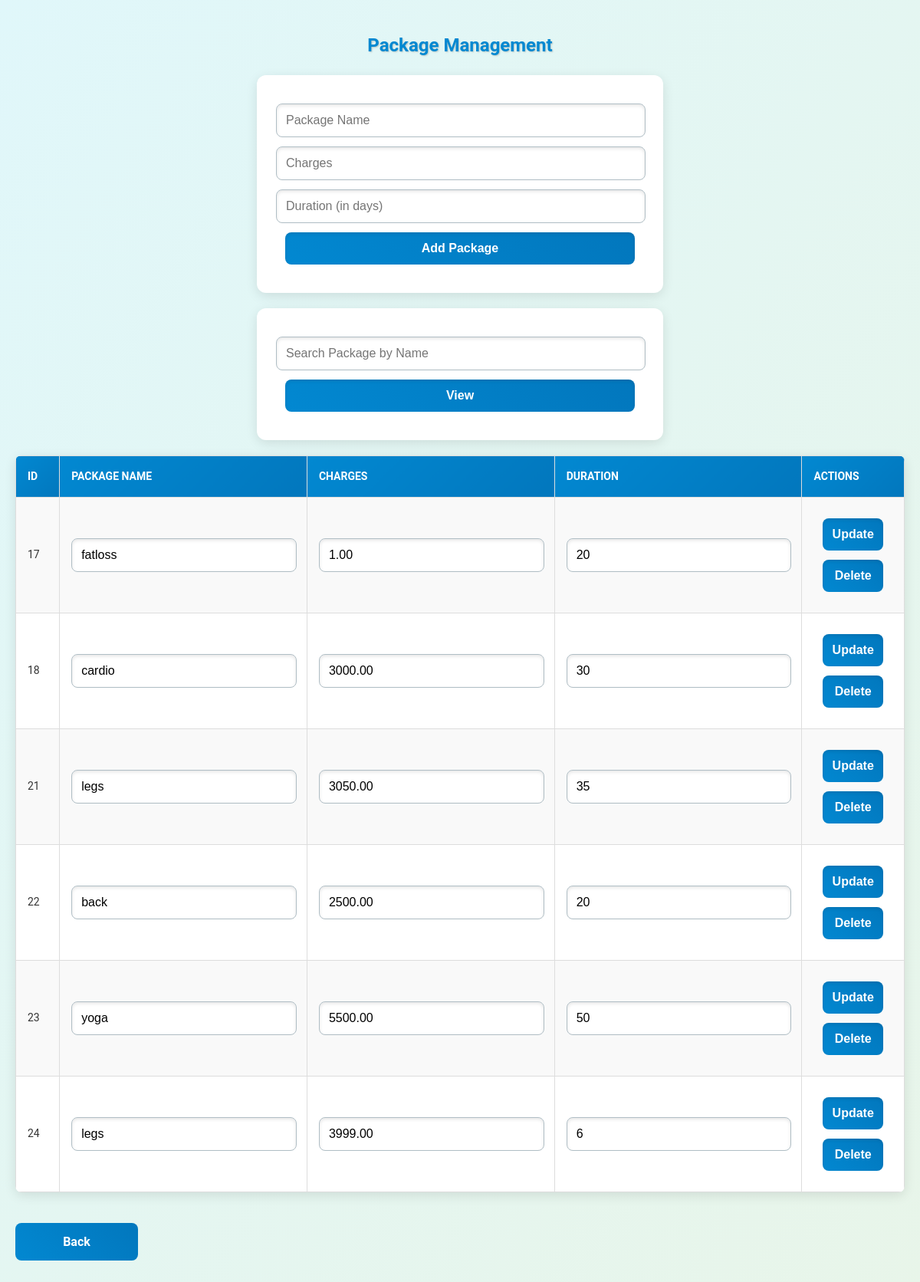
The page /packages.php on the database its author committed.
### tables this page shows
CREATE TABLE `tbl_packages` (
  `package_id` int(11) NOT NULL,
  `package_name` varchar(100) NOT NULL,
  `charges` decimal(10,2) DEFAULT NULL,
  `duration` varchar(255) NOT NULL
);

### packages.php (the view, shortened to what this page needs)
<?php
$servername = "localhost";
$username = "root";
$password = "";
$database = "gym_management";
$conn = new mysqli($servername, $username, $password, $database);
$search_found = false;
if (!$search_found) {
    $packages = $conn->query("SELECT * FROM tbl_packages");
}
?>
<!DOCTYPE html>
<html lang="en">
<head>
</head>
<body>
    <h2>Package Management</h2>
    <form action="" method="post">
        <input type="text" name="package_name" placeholder="Package Name" required>
        <input type="number" step="0.01" name="charges" placeholder="Charges" min=1 required>
        <input type="number" name="duration" placeholder="Duration (in days)" min=1 required>
        <button type="submit" name="add">Add Package</button>
    </form>
    <form action="" method="post">
        <input type="text" name="search_name" placeholder="Search Package by Name">
        <button type="submit" name="search">View</button>
    </form>
    <?php if (!$search_found): ?>
        <table>
            <tr>
                <th>ID</th>
                <th>Package Name</th>
                <th>Charges</th>
                <th>Duration</th>
                <th>Actions</th>
            </tr>
            <?php while($row = $packages->fetch_assoc()): ?>
            <tr>
                <form action="" method="post">
                    <td><?php echo $row['package_id']; ?></td>
                    <td><input type="text" name="package_name" value="<?php echo $row['package_name']; ?>"></td>
                    <td><input type="number" step="0.01" min=1 name="charges" value="<?php echo $row['charges']; ?>"></td>
                    <td><input type="number" name="duration" min=1 value="<?php echo $row['duration']; ?>"></td>
                    <td>
                        <button type="submit" name="update" class="action-btn update-btn">Update</button>
                        <button type="submit" name="delete" class="action-btn delete-btn">Delete</button>
                    </td>
                </form>
            </tr>
            <?php endwhile; ?>
        </table>
    <?php endif; ?>
    <a href="nevigation_page.php" class="logout-btn">Back</a>
</body>
</html>

### packages.php (style rules this page uses)
body { font-family: 'Roboto', sans-serif; background: linear-gradient(to bottom right, #e0f7fa, #e8f5e9); margin: 0; padding: 20px; color: #333; line-height: 1.6; }
h1, h2, h3 { color: #0288d1; text-align: center; text-shadow: 1px 1px 2px rgba(0, 0, 0, 0.2); margin-bottom: 20px; }
form { background: white; padding: 25px; margin: 20px auto; border-radius: 12px; box-shadow: 0 4px 15px rgba(0, 0, 0, 0.1); max-width: 480px; transition: transform 0.3s ease, box-shadow 0.3s ease; }
input[type="text"], input[type="number"], select, button { display: block; width: calc(100% - 24px); padding: 12px; margin: 12px auto; border-radius: 8px; border: 1px solid #b0bec5; font-size: 16px; outline: none; box-shadow: inset 0px 2px 4px rgba(0, 0, 0, 0.1); transition: all 0.3s ease; }
button { background: linear-gradient(45deg, #0288d1, #0277bd); color: white; font-size: 16px; font-weight: bold; border: none; cursor: pointer; transition: all 0.3s ease; }
table { width: 100%; margin: 20px auto; border-collapse: collapse; border-radius: 8px; overflow: hidden; box-shadow: 0 4px 15px rgba(0, 0, 0, 0.1); background: white; }
table th, table td { padding: 15px; text-align: left; border: 1px solid #ddd; font-size: 14px; }
table th { background: linear-gradient(135deg, #0288d1, #0277bd); color: white; text-transform: uppercase; }
table tr:nth-child(even) { background-color: #f9f9f9; }
.logout-btn { display: inline-block; background: linear-gradient(45deg, #0288d1, #0277bd); color: white; padding: 12px 20px; text-decoration: none; border-radius: 8px; font-weight: bold; text-align: center; transition: all 0.3s ease; margin: 20px auto; width: 120px; }

### rows shown on the page
tbl_packages: package_id "17", package_name "fatloss", charges "1.00", duration "20"
tbl_packages: package_id "18", package_name "cardio", charges "3000.00", duration "30"
tbl_packages: package_id "21", package_name "legs", charges "3050.00", duration "35"
tbl_packages: package_id "22", package_name "back", charges "2500.00", duration "20"
tbl_packages: package_id "23", package_name "yoga", charges "5500.00", duration "50"
tbl_packages: package_id "24", package_name "legs", charges "3999.00", duration "6"
